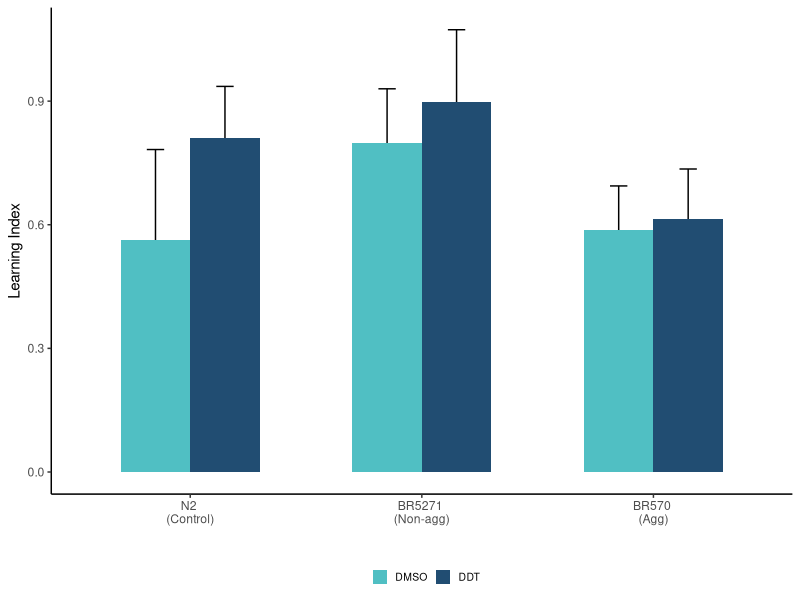
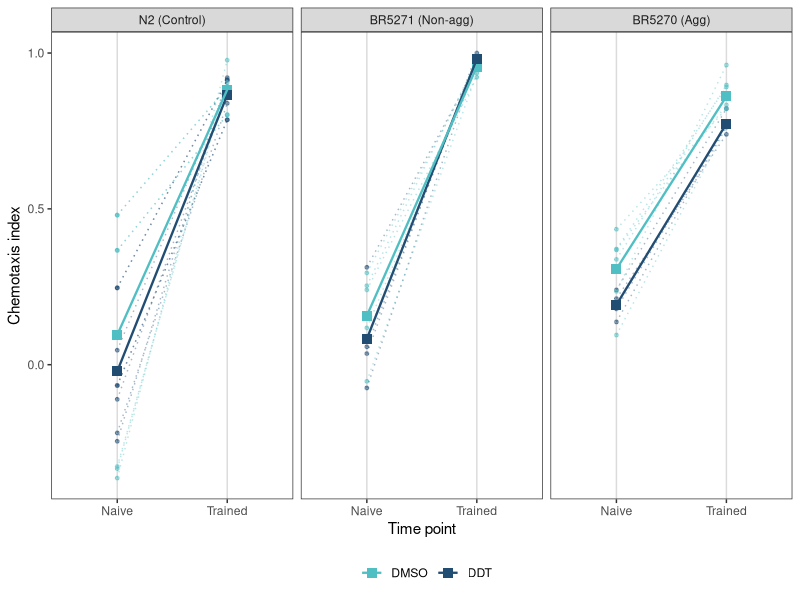
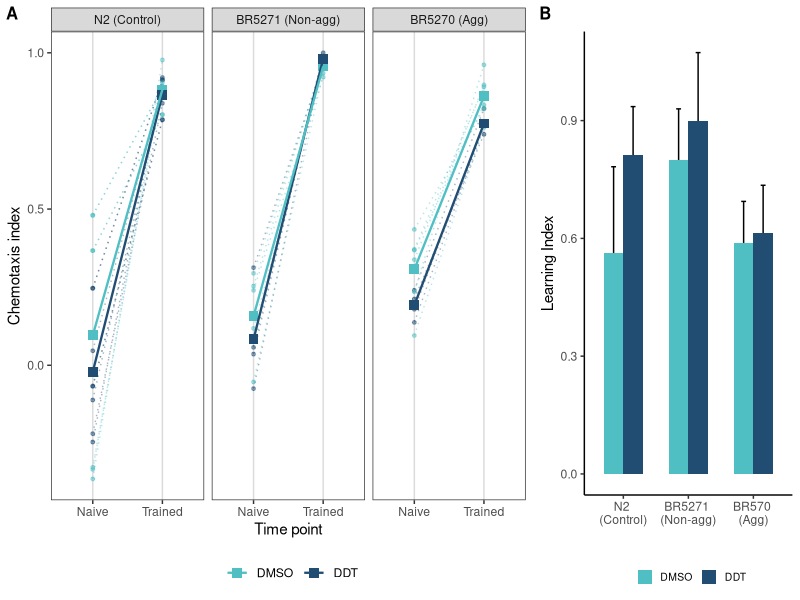

Generate these figures, in order, with R:
######
# Plot results from STAM for BR5270, BR5271 and N2
###### 
library(tidyverse)
library(cowplot)

stam.both <- read_tsv("learning_behavior/data/raw_data.txt")

stam.both$time.point <- factor(stam.both$time.point, levels = c("Naive", "0hr"))

stam.both$trt <- factor(stam.both$trt, levels = c("DMSO", "DDT"))

stam.both$strain <- factor(stam.both$strain, levels = c("N2", "BR5271", "BR5270"))

mean.stam <- stam.both %>% 
    group_by(strain, trt, time.point) %>% 
    summarise(ci.avg = mean(ci), ci.sd = sd(ci)) %>% 
    mutate(mean.group = paste0(strain,  "_",  trt))

mean.stam$strain <- factor(mean.stam$strain, levels = c("N2", "BR5271", "BR5270"))


strain.labs = c("N2 (Control)", "BR5271 (Non-agg)", "BR5270 (Agg)")
names(strain.labs) <- c("N2", "BR5271", "BR5270")

line.plot <- stam.both %>% 
    ggplot() +
    geom_point(aes(x = time.point, y = ci, color = trt),alpha = 0.5, size = 1) +
    geom_line(aes(x = time.point, y = ci, group = group, color = trt), alpha = 0.4, linetype = "dotted") +
    geom_point(data = mean.stam, aes(x = time.point, y = ci.avg, color = trt), shape = 15, size = 3) +
    geom_line(data = mean.stam, aes(x = time.point, y = ci.avg, group = mean.group, color = trt), size = 0.8) +
    facet_wrap(~strain, labeller = labeller(strain = strain.labs)) +
    scale_color_manual(values = c("#50BFC3", "#214D72")) +
    theme_bw() +
    theme(legend.position = "bottom", panel.grid = element_blank(),
          panel.grid.major.x = element_line(colour = "grey86")) +
    labs(y = "Chemotaxis index",
         x = "Time point", 
         color  = "") +
    scale_x_discrete(labels = c("Naive", "Trained"))

summary(stam.both$tot)

bars.data <- read_tsv("learning_behavior/data/for_bars.txt")

naive <- bars.data %>%  
    mutate(group = paste0(strain,  "_",  trt, "_", rep, "_", run)) %>% 
    select(time.point, ci, group) %>% 
    filter(time.point == "Naive")%>% 
    filter(ci < 0.4 & ci > -0.2) %>% 
    rename(naive.ci = ci)

trained <- bars.data %>%  
    mutate(group = paste0(strain,  "_",  trt, "_", rep, "_", run)) %>% 
    select(time.point, ci, group) %>% 
    filter(time.point == "0hr") %>% 
    rename(trained.ci = ci)

bars <- merge(naive, trained, by = "group") %>% 
    mutate(li = trained.ci - naive.ci) %>%
    separate(group, into = c("strain", "trt", "rep", "run")) %>%
    group_by(strain, trt) %>% 
    summarise(mean.li = mean(li), sd.li = sd(li)) %>% 
    ungroup() 


bars$trt <- factor(bars$trt, levels = c("DMSO","DDT"))
bars$strain <- factor(bars$strain, levels = c("N2", "BR5271", "BR5270"))


bar.plot <- bars %>% 
    ggplot(aes(x = strain, y = mean.li, fill = trt)) +
    geom_errorbar(aes(ymin = mean.li - sd.li, ymax = mean.li + sd.li), position = position_dodge(width = 0.6), width = 0.15) +
    geom_bar(stat="identity", position = "dodge", width = 0.6) +
    scale_fill_manual(values = c("#50BFC3", "#214D72")) +
    theme_classic() +
    theme(legend.position = "bottom",
          legend.key.size = unit(0.8, "lines"),
          legend.text = element_text(size = 7.5)) +
    labs(x = "",
         y = "Learning Index", 
         fill = "") +
    scale_x_discrete(labels = c("N2 \n(Control)", "BR5271 \n(Non-agg)", "BR570 \n(Agg)"))

#pdf("learning_behavior/figures/lines_bars.pdf", width = 8, height = 4)
#plot_grid(line.plot, bar.plot, rel_widths = c(2, 1), labels = c("A", "B"), label_size = 12,
          #align = "hv", axis = "t")
#dev.off()

stam.plot <- plot_grid(line.plot, bar.plot, rel_widths = c(2, 1), labels = c("A", "B"), label_size = 12,
          align = "hv", axis = "t")
